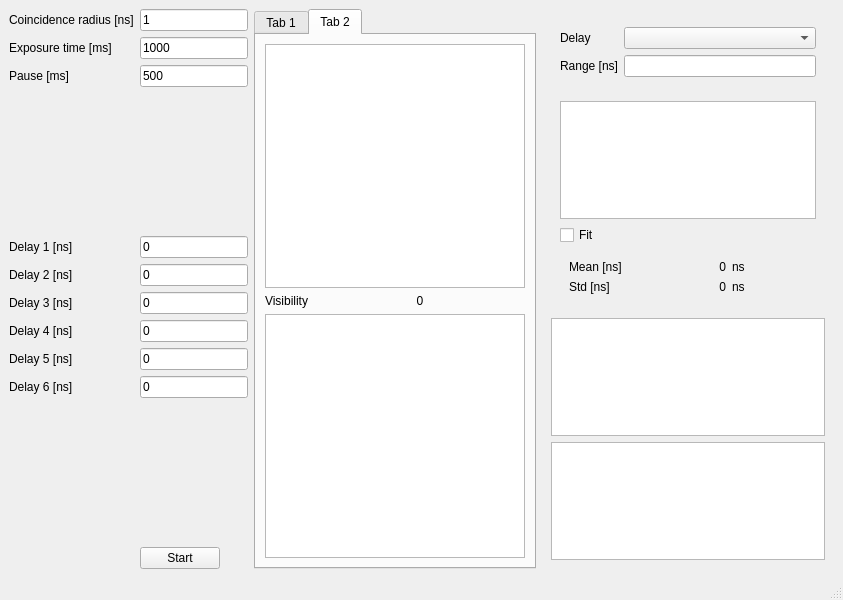
<?xml version="1.0" encoding="UTF-8"?>
<ui version="4.0">
 <class>MainWindow</class>
 <widget class="QMainWindow" name="MainWindow">
  <property name="geometry">
   <rect>
    <x>0</x>
    <y>0</y>
    <width>843</width>
    <height>600</height>
   </rect>
  </property>
  <property name="windowTitle">
   <string>MainWindow</string>
  </property>
  <widget class="QWidget" name="centralwidget">
   <layout class="QHBoxLayout" name="horizontalLayout">
    <item>
     <layout class="QVBoxLayout" name="verticalLayout">
      <item>
       <layout class="QFormLayout" name="formLayout">
        <property name="sizeConstraint">
         <enum>QLayout::SetMaximumSize</enum>
        </property>
        <property name="fieldGrowthPolicy">
         <enum>QFormLayout::FieldsStayAtSizeHint</enum>
        </property>
        <item row="0" column="0">
         <widget class="QLabel" name="label">
          <property name="sizePolicy">
           <sizepolicy hsizetype="Maximum" vsizetype="Preferred">
            <horstretch>0</horstretch>
            <verstretch>0</verstretch>
           </sizepolicy>
          </property>
          <property name="text">
           <string>Coincidence radius [ns]</string>
          </property>
          <property name="wordWrap">
           <bool>true</bool>
          </property>
         </widget>
        </item>
        <item row="0" column="1">
         <widget class="QLineEdit" name="txtWindow">
          <property name="sizePolicy">
           <sizepolicy hsizetype="Maximum" vsizetype="Fixed">
            <horstretch>0</horstretch>
            <verstretch>0</verstretch>
           </sizepolicy>
          </property>
          <property name="text">
           <string>1</string>
          </property>
         </widget>
        </item>
        <item row="1" column="0">
         <widget class="QLabel" name="label_2">
          <property name="sizePolicy">
           <sizepolicy hsizetype="Maximum" vsizetype="Preferred">
            <horstretch>0</horstretch>
            <verstretch>0</verstretch>
           </sizepolicy>
          </property>
          <property name="text">
           <string>Exposure time [ms]</string>
          </property>
         </widget>
        </item>
        <item row="1" column="1">
         <widget class="QLineEdit" name="txtExp">
          <property name="sizePolicy">
           <sizepolicy hsizetype="Maximum" vsizetype="Fixed">
            <horstretch>0</horstretch>
            <verstretch>0</verstretch>
           </sizepolicy>
          </property>
          <property name="text">
           <string>1000</string>
          </property>
         </widget>
        </item>
        <item row="3" column="0">
         <spacer name="verticalSpacer">
          <property name="orientation">
           <enum>Qt::Vertical</enum>
          </property>
          <property name="sizeHint" stdset="0">
           <size>
            <width>20</width>
            <height>60</height>
           </size>
          </property>
         </spacer>
        </item>
        <item row="4" column="0">
         <widget class="QLabel" name="label_3">
          <property name="sizePolicy">
           <sizepolicy hsizetype="Maximum" vsizetype="Preferred">
            <horstretch>0</horstretch>
            <verstretch>0</verstretch>
           </sizepolicy>
          </property>
          <property name="text">
           <string>Delay 1 [ns]</string>
          </property>
         </widget>
        </item>
        <item row="4" column="1">
         <widget class="QLineEdit" name="txtDelay1">
          <property name="sizePolicy">
           <sizepolicy hsizetype="Maximum" vsizetype="Fixed">
            <horstretch>0</horstretch>
            <verstretch>0</verstretch>
           </sizepolicy>
          </property>
          <property name="text">
           <string>0</string>
          </property>
         </widget>
        </item>
        <item row="5" column="0">
         <widget class="QLabel" name="label_4">
          <property name="sizePolicy">
           <sizepolicy hsizetype="Maximum" vsizetype="Preferred">
            <horstretch>0</horstretch>
            <verstretch>0</verstretch>
           </sizepolicy>
          </property>
          <property name="text">
           <string>Delay 2 [ns]</string>
          </property>
         </widget>
        </item>
        <item row="5" column="1">
         <widget class="QLineEdit" name="txtDelay2">
          <property name="sizePolicy">
           <sizepolicy hsizetype="Maximum" vsizetype="Fixed">
            <horstretch>0</horstretch>
            <verstretch>0</verstretch>
           </sizepolicy>
          </property>
          <property name="text">
           <string>0</string>
          </property>
         </widget>
        </item>
        <item row="6" column="0">
         <widget class="QLabel" name="label_5">
          <property name="text">
           <string>Delay 3 [ns]</string>
          </property>
         </widget>
        </item>
        <item row="6" column="1">
         <widget class="QLineEdit" name="txtDelay3">
          <property name="sizePolicy">
           <sizepolicy hsizetype="Maximum" vsizetype="Fixed">
            <horstretch>0</horstretch>
            <verstretch>0</verstretch>
           </sizepolicy>
          </property>
          <property name="text">
           <string>0</string>
          </property>
         </widget>
        </item>
        <item row="7" column="0">
         <widget class="QLabel" name="label_6">
          <property name="text">
           <string>Delay 4 [ns]</string>
          </property>
         </widget>
        </item>
        <item row="7" column="1">
         <widget class="QLineEdit" name="txtDelay4">
          <property name="sizePolicy">
           <sizepolicy hsizetype="Maximum" vsizetype="Fixed">
            <horstretch>0</horstretch>
            <verstretch>0</verstretch>
           </sizepolicy>
          </property>
          <property name="text">
           <string>0</string>
          </property>
         </widget>
        </item>
        <item row="8" column="0">
         <widget class="QLabel" name="label_7">
          <property name="text">
           <string>Delay 5 [ns]</string>
          </property>
         </widget>
        </item>
        <item row="8" column="1">
         <widget class="QLineEdit" name="txtDelay5">
          <property name="sizePolicy">
           <sizepolicy hsizetype="Maximum" vsizetype="Fixed">
            <horstretch>0</horstretch>
            <verstretch>0</verstretch>
           </sizepolicy>
          </property>
          <property name="text">
           <string>0</string>
          </property>
         </widget>
        </item>
        <item row="9" column="0">
         <widget class="QLabel" name="label_8">
          <property name="text">
           <string>Delay 6 [ns]</string>
          </property>
         </widget>
        </item>
        <item row="9" column="1">
         <widget class="QLineEdit" name="txtDelay6">
          <property name="sizePolicy">
           <sizepolicy hsizetype="Maximum" vsizetype="Fixed">
            <horstretch>0</horstretch>
            <verstretch>0</verstretch>
           </sizepolicy>
          </property>
          <property name="text">
           <string>0</string>
          </property>
         </widget>
        </item>
        <item row="10" column="0">
         <spacer name="verticalSpacer_2">
          <property name="orientation">
           <enum>Qt::Vertical</enum>
          </property>
          <property name="sizeHint" stdset="0">
           <size>
            <width>20</width>
            <height>100</height>
           </size>
          </property>
         </spacer>
        </item>
        <item row="11" column="0">
         <layout class="QGridLayout" name="gridLayout"/>
        </item>
        <item row="11" column="1">
         <widget class="QPushButton" name="btnStart">
          <property name="text">
           <string>Start</string>
          </property>
         </widget>
        </item>
        <item row="2" column="1">
         <widget class="QLineEdit" name="txtPause">
          <property name="sizePolicy">
           <sizepolicy hsizetype="Maximum" vsizetype="Fixed">
            <horstretch>0</horstretch>
            <verstretch>0</verstretch>
           </sizepolicy>
          </property>
          <property name="text">
           <string>500</string>
          </property>
         </widget>
        </item>
        <item row="2" column="0">
         <widget class="QLabel" name="label_9">
          <property name="text">
           <string>Pause [ms]</string>
          </property>
         </widget>
        </item>
       </layout>
      </item>
     </layout>
    </item>
    <item>
     <widget class="QTabWidget" name="tabWidget">
      <property name="sizePolicy">
       <sizepolicy hsizetype="MinimumExpanding" vsizetype="Expanding">
        <horstretch>0</horstretch>
        <verstretch>0</verstretch>
       </sizepolicy>
      </property>
      <property name="currentIndex">
       <number>1</number>
      </property>
      <widget class="QWidget" name="tabThreeState">
       <property name="layoutDirection">
        <enum>Qt::LeftToRight</enum>
       </property>
       <attribute name="title">
        <string>Tab 1</string>
       </attribute>
       <layout class="QVBoxLayout" name="verticalLayout_3">
        <item>
         <widget class="QGraphicsView" name="pltSingle"/>
        </item>
        <item>
         <layout class="QFormLayout" name="formLayout_2">
          <property name="fieldGrowthPolicy">
           <enum>QFormLayout::AllNonFixedFieldsGrow</enum>
          </property>
          <item row="0" column="0">
           <widget class="QLabel" name="label_15">
            <property name="text">
             <string>Rate [Hz]</string>
            </property>
           </widget>
          </item>
          <item row="1" column="0">
           <widget class="QLabel" name="label_18">
            <property name="text">
             <string>QBER</string>
            </property>
           </widget>
          </item>
          <item row="0" column="1">
           <widget class="QLabel" name="lblRate">
            <property name="text">
             <string>0</string>
            </property>
            <property name="alignment">
             <set>Qt::AlignCenter</set>
            </property>
           </widget>
          </item>
          <item row="1" column="1">
           <widget class="QLabel" name="lblQBER">
            <property name="text">
             <string>0</string>
            </property>
            <property name="alignment">
             <set>Qt::AlignCenter</set>
            </property>
           </widget>
          </item>
         </layout>
        </item>
        <item>
         <widget class="QGraphicsView" name="pltCoinc"/>
        </item>
       </layout>
      </widget>
      <widget class="QWidget" name="tabVisibility">
       <attribute name="title">
        <string>Tab 2</string>
       </attribute>
       <layout class="QVBoxLayout" name="verticalLayout_5">
        <item>
         <widget class="QGraphicsView" name="pltSingleVis"/>
        </item>
        <item>
         <layout class="QFormLayout" name="formLayout_4">
          <property name="fieldGrowthPolicy">
           <enum>QFormLayout::AllNonFixedFieldsGrow</enum>
          </property>
          <item row="0" column="0">
           <widget class="QLabel" name="lblRate_2">
            <property name="text">
             <string>Visibility</string>
            </property>
           </widget>
          </item>
          <item row="0" column="1">
           <widget class="QLabel" name="lblVis">
            <property name="text">
             <string>0</string>
            </property>
            <property name="textFormat">
             <enum>Qt::AutoText</enum>
            </property>
            <property name="alignment">
             <set>Qt::AlignCenter</set>
            </property>
           </widget>
          </item>
         </layout>
        </item>
        <item>
         <widget class="QGraphicsView" name="pltCoincVis"/>
        </item>
       </layout>
      </widget>
     </widget>
    </item>
    <item>
     <widget class="QWidget" name="verticalWidget_2" native="true">
      <property name="sizePolicy">
       <sizepolicy hsizetype="Expanding" vsizetype="Preferred">
        <horstretch>0</horstretch>
        <verstretch>0</verstretch>
       </sizepolicy>
      </property>
      <layout class="QVBoxLayout" name="verticalLayout_4">
       <item>
        <widget class="QWidget" name="widget" native="true">
         <property name="sizePolicy">
          <sizepolicy hsizetype="MinimumExpanding" vsizetype="Preferred">
           <horstretch>0</horstretch>
           <verstretch>0</verstretch>
          </sizepolicy>
         </property>
         <layout class="QFormLayout" name="formLayout_3">
          <item row="0" column="0">
           <widget class="QLabel" name="label_10">
            <property name="text">
             <string>Delay</string>
            </property>
           </widget>
          </item>
          <item row="0" column="1">
           <widget class="QComboBox" name="cmbChannels"/>
          </item>
          <item row="1" column="0">
           <widget class="QLabel" name="label_11">
            <property name="text">
             <string>Range [ns]</string>
            </property>
           </widget>
          </item>
          <item row="1" column="1">
           <widget class="QLineEdit" name="txtRange"/>
          </item>
         </layout>
        </widget>
       </item>
       <item>
        <widget class="QWidget" name="widget_2" native="true">
         <layout class="QVBoxLayout" name="verticalLayout_2">
          <item>
           <widget class="QGraphicsView" name="pltDelay"/>
          </item>
          <item>
           <widget class="QCheckBox" name="chkFit">
            <property name="text">
             <string>Fit</string>
            </property>
           </widget>
          </item>
          <item>
           <widget class="QWidget" name="widget_5" native="true">
            <layout class="QGridLayout" name="gridLayout_2">
             <item row="0" column="1">
              <widget class="QLabel" name="lblMean">
               <property name="text">
                <string>0</string>
               </property>
               <property name="alignment">
                <set>Qt::AlignRight|Qt::AlignTrailing|Qt::AlignVCenter</set>
               </property>
              </widget>
             </item>
             <item row="1" column="1">
              <widget class="QLabel" name="lblStd">
               <property name="text">
                <string>0</string>
               </property>
               <property name="alignment">
                <set>Qt::AlignRight|Qt::AlignTrailing|Qt::AlignVCenter</set>
               </property>
              </widget>
             </item>
             <item row="0" column="0">
              <widget class="QLabel" name="label_12">
               <property name="text">
                <string>Mean [ns]</string>
               </property>
              </widget>
             </item>
             <item row="1" column="0">
              <widget class="QLabel" name="label_13">
               <property name="text">
                <string>Std [ns]</string>
               </property>
              </widget>
             </item>
             <item row="0" column="2">
              <widget class="QLabel" name="label_14">
               <property name="text">
                <string>ns</string>
               </property>
              </widget>
             </item>
             <item row="1" column="2">
              <widget class="QLabel" name="label_16">
               <property name="text">
                <string>ns</string>
               </property>
              </widget>
             </item>
            </layout>
           </widget>
          </item>
         </layout>
        </widget>
       </item>
       <item>
        <widget class="QGraphicsView" name="pltMonitor"/>
       </item>
       <item>
        <widget class="QGraphicsView" name="pltAlign"/>
       </item>
      </layout>
     </widget>
    </item>
   </layout>
  </widget>
  <widget class="QMenuBar" name="menubar">
   <property name="geometry">
    <rect>
     <x>0</x>
     <y>0</y>
     <width>843</width>
     <height>19</height>
    </rect>
   </property>
  </widget>
  <widget class="QStatusBar" name="statusbar"/>
 </widget>
 <resources/>
 <connections/>
</ui>
